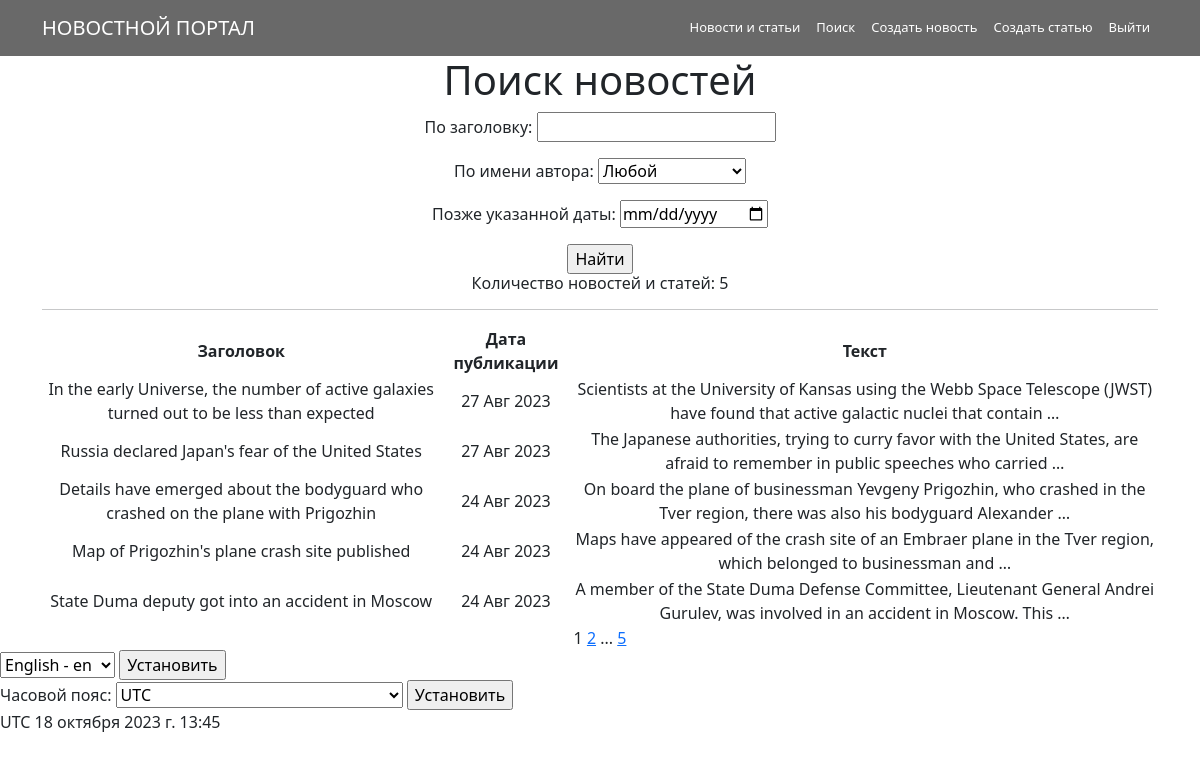
/posts/search/ (signed in), run on the app's committed database.
### news/models.py (models this page shows, shortened)
class Post(models.Model):
    news = 'NW'
    article = 'AR'
    CHAPTER = [
        (news, 'Новость'),
        (article, 'Статья')
    ]
    post_type = models.CharField(max_length=2, choices=CHAPTER, default=news)
    post_time = models.DateTimeField(auto_now_add=True)
    headline = models.CharField(max_length=255)
    article_text = models.TextField()
    rating = models.IntegerField(default=0)
    post_author = models.ForeignKey(Author, on_delete=models.CASCADE)
    post_category = models.ManyToManyField(Category, through='PostCategory')

### news/views.py (the view, shortened to what this page needs)
# urls.py: path('search/', PostSearch.as_view(), name='post_search'),
class PostSearch(LoginRequiredMixin, ListView):
    model = Post
    ordering = '-post_time'
    template_name = 'post_search.html'
    context_object_name = _('posts')
    paginate_by = 5
    form_class = PostForm
    def get_queryset(self):
        queryset = super().get_queryset()
        self.filterset = PostFilter(self.request.GET, queryset)
        return self.filterset.qs
    def get_context_data(self, **kwargs):
        context = super().get_context_data(**kwargs)
        context['filterset'] = self.filterset
        context['form'] = self.form_class()
        context['current_time'] = timezone.localtime(timezone.now())
        context['timezones'] = pytz.common_timezones
        return context

### news/forms.py
class PostForm(forms.ModelForm):
    headline = forms.CharField(label='Заголовок')
    article_text = forms.CharField(min_length=20, label='Текст новости')
    post_author = forms.ModelChoiceField(queryset=Author.objects.all(), label='Автор', empty_label='Любой')
    post_category=forms.ModelMultipleChoiceField(queryset=Category.objects.all(), label='Категория')
    class Meta:
        model = Post
        fields = [
            'headline',
            'article_text',
            'post_author',
            'post_category'
        ]

### news/templatetags/custom_filters.py (called while the page is built)
@register.filter()
def censor(value):
    if not isinstance(value, str):
        raise TypeError()
    for word in bad_words:
        value = value.replace(word, word[0] + '*' * (len(word) - 1))
    return value

### news/templatetags/custom_tags.py (called while the page is built)
@register.simple_tag(takes_context=True)
def url_replace(context, **kwargs):
    d = context['request'].GET.copy()
    for k, v in kwargs.items():
        d[k] = v
    return d.urlencode()

### templates/post_search.html (shortened to what this page needs)
{% extends 'flatpages/default.html' %}
{% load custom_filters %}
{% load custom_tags %}
{% load i18n %}
{% load tz %}
{% block content %}
    <h1>{% trans "Поиск новостей" %}</h1>
    {% load cache %}
    {% cache 100 search %}
        <form action="" method="get">
            {{  filterset.form.as_p }}
            <input type="submit" value="Найти" />
        </form>
    {% endcache %}
    <h6>{% trans "Количество новостей и статей" %}: {{ posts|length }}</h6>
    <hr>
    {% if posts %}
        <table>
            <tr>
                <td><b>{% trans "Заголовок" %}</b></td>
                <td><b>{% trans "Дата публикации" %}</b></td>
                <td><b>{% trans "Текст" %}</b></td>
            </tr>
            {% for post in posts %}
            <tr>
                <td>{{ post.headline|censor }}</td>
                <td>{{ post.post_time|date:'d M Y' }}</td>
                <td>{{ post.article_text|truncatewords:20|censor }}</td>
            </tr>
            {% endfor %}
        </table>
    {% else %}
        <h2>{% trans "Новостей нет" %}!</h2>
    {% endif %}
    {{ page_obj.number }}
    {% if page_obj.has_next %}
        <a href="?{% url_replace page=page_obj.next_page_number %}">{{ page_obj.next_page_number }}</a>
        {% if paginator.num_pages != page_obj.next_page_number %}
            ...
            <a href="?{% url_replace page=page_obj.paginator.num_pages %}">{{ page_obj.paginator.num_pages }}</a>
        {% endif %}
    {% endif %}
{% endblock content %}

### data on the page
Post: headline|censor "In the early Universe, the number of active galaxies turned out to be less than expected", post_time "27 Авг 2023", article_text|censor "Scientists at the University of Kansas using the Webb Space Telescope (JWST) have found that active galactic nuclei that contain …"
Post: headline|censor "Russia declared Japan's fear of the United States", post_time "27 Авг 2023", article_text|censor "The Japanese authorities, trying to curry favor with the United States, are afraid to remember in public speeches who carried …"
Post: headline|censor "Details have emerged about the bodyguard who crashed on the plane with Prigozhin", post_time "24 Авг 2023", article_text|censor "On board the plane of businessman Yevgeny Prigozhin, who crashed in the Tver region, there was also his bodyguard Alexander …"
Post: headline|censor "Map of Prigozhin's plane crash site published", post_time "24 Авг 2023", article_text|censor "Maps have appeared of the crash site of an Embraer plane in the Tver region, which belonged to businessman and …"
Post: headline|censor "State Duma deputy got into an accident in Moscow", post_time "24 Авг 2023", article_text|censor "A member of the State Duma Defense Committee, Lieutenant General Andrei Gurulev, was involved in an accident in Moscow. This …"

### other printed values
{{ posts|length }} "5"
{{ page_obj.number }} "1"
{{ page_obj.next_page_number }} "2"
{{ page_obj.paginator.num_pages }} "5"
{{ TIME_ZONE }} "UTC"
{{ current_time|timezone:TIME_ZONE }} "18 октября 2023 г. 13:45"
form field language "English - en"
form field timezone "UTC"
